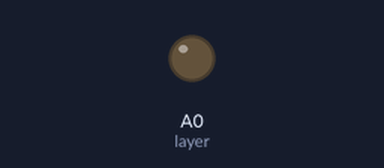
The sketch below on a simulated Arduino Uno, built with avr-gcc and run on an emulated ATmega328P. Parts: output pins drawn as LEDs (lit = HIGH). Random numbers use the default seed unless the sketch sets one; pins used as bus, display or sensor lines are not drawn.

Above: at 4.49 s.
At 8.0 s:
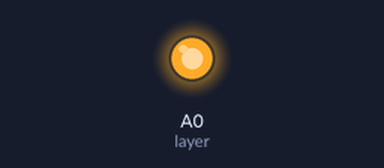
At 19.0 s:
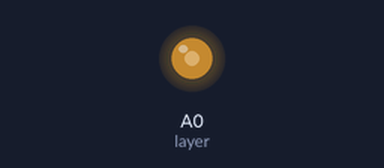
Timing chart, 0 to 40.0 s (numbered marks = the images above):
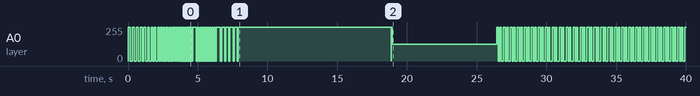

Measured:
- by itself, A0 (layer): 0/255 → 255/255 at 0.00 s, → 0/255 0.15 s later, → 255/255 0.15 s later, → 0/255 0.15 s later, … (201 changes in this stretch)

The sketch:

led_cube_patterns.ino
```cpp
/*
  3x3x3 LED Cube
  Connection Setup:
  Columns
  [(x,y)-Pin]
  (1,1)-13
  (1,2)-12
  (1,3)-11
  (2,1)-9
  (2,2)-8
  (2,3)-7
  (3,1)-5
  (3-2)-4
  Layers
  [layer-Pin]
  a-A0
*/
//initializing and declaring led rows
  int column[8]={13,12,11,9,8,7,5,4};
//initializing and declaring led layers
  int layer = A0;

  int time = 250;

void setup()
{
  //setting rows to ouput
  for(int i = 0; i<8; i++)
  {
    pinMode(column[i], OUTPUT);
  }
  //setting layers to output
  pinMode(layer, OUTPUT);

  //seeding random for random pattern
  randomSeed(analogRead(10));
}
//xxxxxxxxxxxxxxxxxxxxFUNCTION LOOPxxxxxxxxxxxxxxxxxxxxxxxxxxxxxxxxxxxx
//xxxxxxxxxxxxxxxxxxxxxxxxxxxxxxxxxxxxxxxxxxxxxxxxxxxxxxxxxxxxxxxxxxxxx

void loop()
{
  turnEverythingOff();//turn all off
  flickerOn();
  turnEverythingOn();//turn all on
  delay(time);
  turnOnAndOffAllByLayerUpAndDownNotTimed();
  layerstompUpAndDown();
  turnOnAndOffAllByColumnSideways();
  delay(time);
  aroundEdgeDown();
  turnEverythingOff();
  randomflicker();
  randomRain();
  diagonalRectangle();
  goThroughAllLedsOneAtATime();
  spiralInAndOut();
  flickerOff();
  turnEverythingOff();
  delay(2000);
}


//xxxxxxxxxxxxxxxxxxxxFUNCTIONSxxxxxxxxxxxxxxxxxxxxxxxxxxxxxxxxxxxxxxxx
//xxxxxxxxxxxxxxxxxxxxxxxxxxxxxxxxxxxxxxxxxxxxxxxxxxxxxxxxxxxxxxxxxxxxx

///////////////////////////////////////////////////////////turn all off
void turnEverythingOff()
 {
   for(int i = 0; i<8; i++)
   {
     digitalWrite(column[i], 1);
   }

   digitalWrite(layer, 0);
 }

////////////////////////////////////////////////////////////turn all on
void turnEverythingOn()
{
  for(int i = 0; i<8; i++)
  {
    digitalWrite(column[i], 0);
  }
  //turning on layers
  digitalWrite(layer, 1);
}
///////////////////////////////////////////////////////turn columns off
void turnColumnsOff()
{
  for(int i = 0; i<8; i++)
  {
    digitalWrite(column[i], 1);
  }
}
/////////////////////////////////////////////////////////////flicker on
void flickerOn()
{
  int i = 150;
  while(i != 0)
  {
    turnEverythingOn();
    delay(i);
    turnEverythingOff();
    delay(i);
    i-= 5;
  }
}
//////////////turn everything on and off by layer up and down NOT TIMED
void turnOnAndOffAllByLayerUpAndDownNotTimed()
{
  int x = 75;
  for(int i = 5; i != 0; i--)
  {
    turnEverythingOn();

    digitalWrite(layer, 0);
    delay(x);

    digitalWrite(layer, 1);
    delay(x);

    digitalWrite(layer, 0);
    delay(x);

    digitalWrite(layer, 1);
    delay(x);
  }
}
//////////////////////////turn everything on and off by column sideways
void turnOnAndOffAllByColumnSideways()
{
  int x = 75;
  turnEverythingOff();
  //turn on layer
  digitalWrite(layer, 1);

  for(int y = 0; y<3; y++)
  {
    //turn on 0-3
    for(int i = 0; i<4; i++)
    {
      digitalWrite(column[i], 0);
      delay(x);
    }
    //turn on 4-7
    for(int i = 4; i<8; i++)
    {
      digitalWrite(column[i], 0);
      delay(x);
    }
    //turn off 0-3
    for(int i = 0; i<4; i++)
    {
      digitalWrite(column[i], 1);
      delay(x);
    }
    //turn off 4-7
    for(int i = 4; i<8; i++)
    {
      digitalWrite(column[i], 1);
      delay(x);
    }
    //turn on 4-7
    for(int i = 4; i<8; i++)
    {
      digitalWrite(column[i], 0);
      delay(x);
    }
    //turn on 0-3
    for(int i = 0; i<4; i++)
    {
      digitalWrite(column[i], 0);
      delay(x);
    }
    //turn off 4-7
    for(int i = 4; i<8; i++)
    {
      digitalWrite(column[i], 1);
      delay(x);
    }
    //turn off 0-3
    for(int i = 0; i<4; i++)
    {
      digitalWrite(column[i], 1);
      delay(x);
    }
  }
}
/////////////////////////////////////////up and down single layer stomp
void layerstompUpAndDown()
{
  int x = 75;

  digitalWrite(layer, 0);

  for(int y = 0; y<5; y++)
  {
    for(int count = 0; count<1; count++)
    {
      digitalWrite(layer, 1);
      delay(x);
      digitalWrite(layer, 0);

      digitalWrite(layer, 1);
      delay(x);
      digitalWrite(layer, 0);
    }

    digitalWrite(layer, 1);
    delay(x);

    digitalWrite(layer, 0);
    delay(x);
  }
}
////////////////////////////////////////////////////////////flicker off
void flickerOff()
{
  turnEverythingOn();
  for(int i = 0; i!= 150; i+=5)
  {
    turnEverythingOff();
    delay(i+50);
    turnEverythingOn();
    delay(i);
  }
}
///////////////////////////////////////////around edge of the cube down
void aroundEdgeDown()
{
  for(int x = 200; x != 0; x -=50)
  {
    turnEverythingOff();

    digitalWrite(layer, 1);
    digitalWrite(column[5], 0);
    digitalWrite(column[6], 0);

    digitalWrite(column[0], 0);
    delay(x);
    digitalWrite(column[0], 1);
    digitalWrite(column[4], 0);
    delay(x);
    digitalWrite(column[4], 1);
    delay(x);
    digitalWrite(column[7], 0);
    delay(x);
    digitalWrite(column[7], 1);
    digitalWrite(column[3], 0);
    delay(x);
    digitalWrite(column[3], 1);
    digitalWrite(column[2], 0);
    delay(x);
    digitalWrite(column[2], 1);
    digitalWrite(column[1], 0);
    delay(x);
    digitalWrite(column[1], 1);
  }
}
/////////////////////////////////////////////////////////random flicker
void randomflicker()
{
  turnEverythingOff();
  int x = 10;
  for(int i = 0; i !=750; i+=2)
  {
    int randomColumn = random(0,7);

    digitalWrite(layer, 1);
    digitalWrite(column[randomColumn], 0);
    delay(x);
    digitalWrite(layer, 0);
    digitalWrite(column[randomColumn], 1);
    delay(x);
  }
}
////////////////////////////////////////////////////////////random rain
void randomRain()
{
  turnEverythingOff();
  int x = 100;
  for(int i = 0; i!=60; i+=2)
  {
    int randomColumn = random(0,7);
    digitalWrite(column[randomColumn], 0);
    digitalWrite(layer, 1);
    delay(x+50);
    digitalWrite(layer, 0);
    delay(x);
    digitalWrite(layer, 1);
    delay(x);
    digitalWrite(layer, 0);
    delay(x+50);
    digitalWrite(column[randomColumn], 1);
  }
}
/////////////////////////////////////////////////////diagonal rectangle
void diagonalRectangle()
{
  int x = 350;
  turnEverythingOff();
  for(int count = 0; count<5; count++)
  {
    //top left
    for(int i = 0; i<8; i++)
    {
      digitalWrite(column[i], 0);
    }

    digitalWrite(layer, 1);
    delay(x);

    turnEverythingOff();

    digitalWrite(layer, 1);
    delay(x);

    turnEverythingOff();

    digitalWrite(layer, 1);
    delay(x);

    turnEverythingOff();
    //bottom left
    for(int i = 0; i<8; i++)
    {
      digitalWrite(column[i], 0);
    }

    digitalWrite(layer, 1);
    delay(x);

    turnEverythingOff();

    digitalWrite(layer, 1);
    delay(x);

    turnEverythingOff();

    //top middle
    for(int i = 4; i<8; i++)
    {
      digitalWrite(column[i], 0);
    }

    delay(x);
    turnEverythingOff();
  }
  //top left
  for(int i = 0; i<8; i++)
  {
    digitalWrite(column[i], 0);
  }

  delay(x);
  turnEverythingOff();
}

//////////////////////////////////////////////////////spiral in and out
void spiralInAndOut()
{
  turnEverythingOn();
  int x = 60;
  for(int i = 0; i<6; i++)
  {
    //spiral in clockwise
    digitalWrite(column[0], 1);
    delay(x);
    digitalWrite(column[1], 1);
    delay(x);
    digitalWrite(column[2], 1);
    delay(x);
    digitalWrite(column[3], 1);
    delay(x);
    digitalWrite(column[7], 1);
    delay(x);
    digitalWrite(column[4], 1);
    delay(x);
    digitalWrite(column[5], 1);
    delay(x);
    digitalWrite(column[6], 1);
    delay(x);
    ///////////////////////////////////////spiral out counter clockwise
    digitalWrite(column[6], 0);
    delay(x);
    digitalWrite(column[5], 0);
    delay(x);
    digitalWrite(column[4], 0);
    delay(x);
    digitalWrite(column[7], 0);
    delay(x);
    digitalWrite(column[3], 0);
    delay(x);
    digitalWrite(column[2], 0);
    delay(x);
    digitalWrite(column[1], 0);
    delay(x);
    digitalWrite(column[0], 0);
    delay(x);
    ///////////////////////////////////////spiral in counter clock wise
    digitalWrite(column[0], 1);
    delay(x);
    digitalWrite(column[4], 1);
    delay(x);
    digitalWrite(column[7], 1);
    delay(x);
    digitalWrite(column[3], 1);
    delay(x);
    digitalWrite(column[2], 1);
    delay(x);
    digitalWrite(column[1], 1);
    delay(x);
    digitalWrite(column[5], 1);
    delay(x);
    digitalWrite(column[6], 1);
    delay(x);
    //////////////////////////////////////////////spiral out clock wise
    digitalWrite(column[6], 0);
    delay(x);
    digitalWrite(column[5], 0);
    delay(x);
    digitalWrite(column[1], 0);
    delay(x);
    digitalWrite(column[2], 0);
    delay(x);
    digitalWrite(column[3], 0);
    delay(x);
    digitalWrite(column[7], 0);
    delay(x);
    digitalWrite(column[4], 0);
    delay(x);
    digitalWrite(column[0], 0);
    delay(x);
  }
}
//////////////////////////////////////go through all leds one at a time
void goThroughAllLedsOneAtATime()
{
  int x = 15;
  turnEverythingOff();
  for(int y = 0; y<5; y++)
  {
    //0-3
    digitalWrite(layer, 1);
    for(int i = 0; i<4; i++)
    {
      digitalWrite(column[i], 0);
      delay(x);
      digitalWrite(column[i], 1);
      delay(x);
    }
    digitalWrite(layer, 0);
    //4-7
    digitalWrite(layer, 1);
    for(int i = 4; i<8; i++)
    {
      digitalWrite(column[i], 0);
      delay(x);
      digitalWrite(column[i], 1);
      delay(x);
    }
    digitalWrite(layer, 0);
  }
}
```
